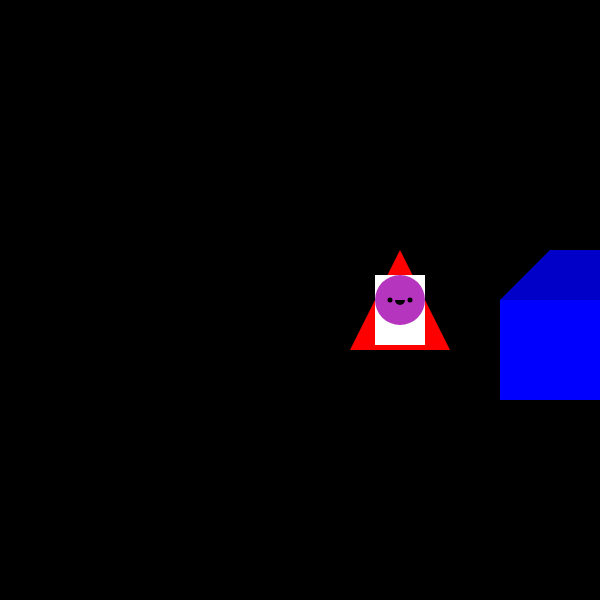
Frame 1 (no input)
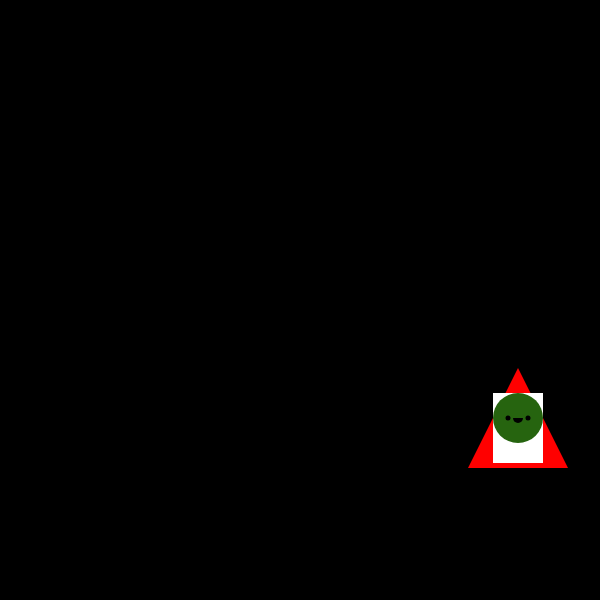
Frame 60 (no input)
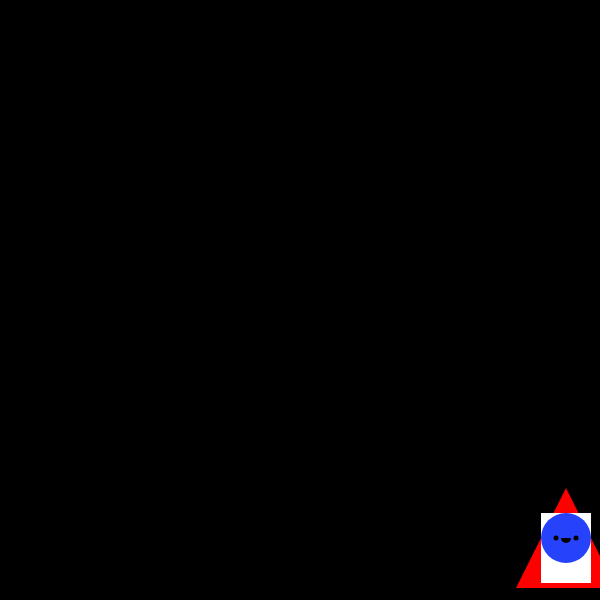
Frame 120 (the mouse pressed at the canvas centre since frame 60)

The p5.js sketch that drew these frames (run headless with seeded random() and noise() and a simulated clock; from frame 60 on, the mouse is pressed at the canvas centre):

// p5.js sketch
// ── sketch.js

var x = 400;
var y = 300;
var xspeed = 2;
var yspeed = 2;

function setup() {

	createCanvas(600,600);
	

}

function draw() {
	background(0);

	noStroke();
	fill(255,0,0);
	triangle(x, y-50, x-50, y+50, x+50, y+50);
	fill(255);
	rect(x-25, y-25, 50, 70);
	fill(random(255),random(255),random(255))
	ellipse(x, y, 50, 50);
	fill(0);
	ellipse(x-10, y, 5, 5);
	ellipse(x+10,y, 5, 5);
	arc(x,y, 10, 10, 0, PI);


	fill(0,0, 255);
	rect(x+100, y, 100, 100);
	fill(0,0,200);
	quad(x+100, y, x+200, y, x+250, y-50, x+150, y-50);
	fill(0,0,100);
	quad(x+200, y, x+250, y-50, x+250, y+50, x+200, y+100);


	if(x > width ||x < 0){
		xspeed =xspeed * -1;
	}

	if(y > height ||y <0){
		yspeed =yspeed *-1;
	}

		x =x +xspeed;
		y =y +yspeed;

}
